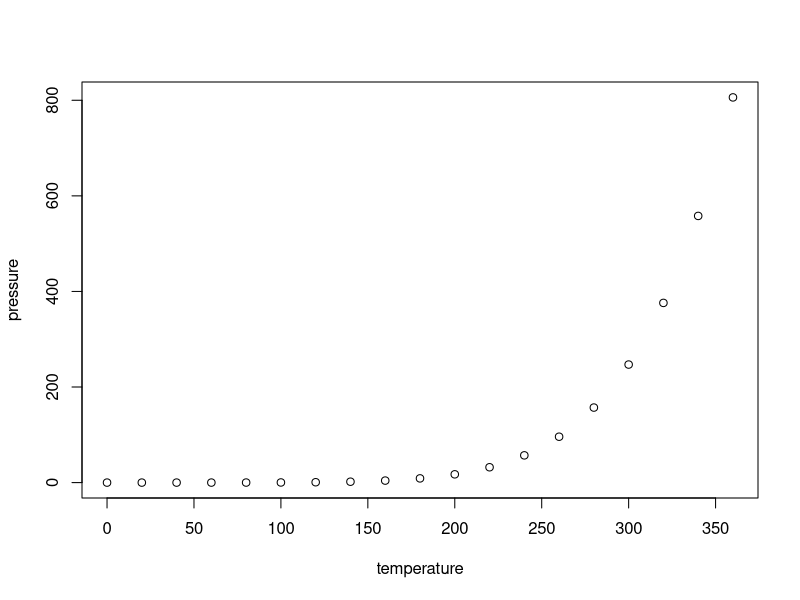
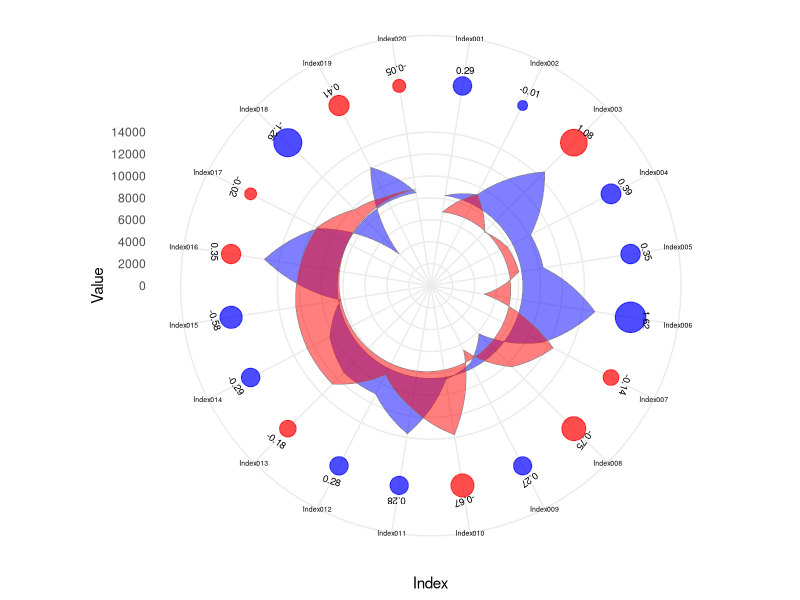
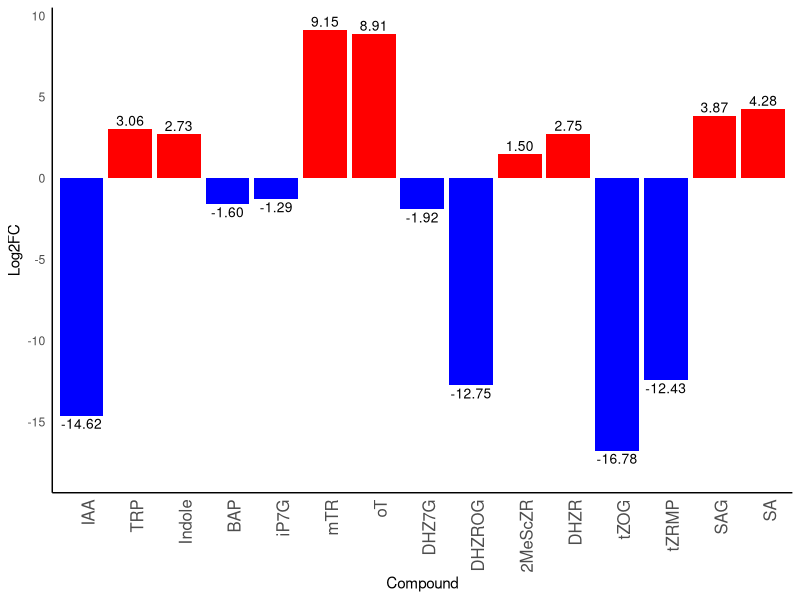
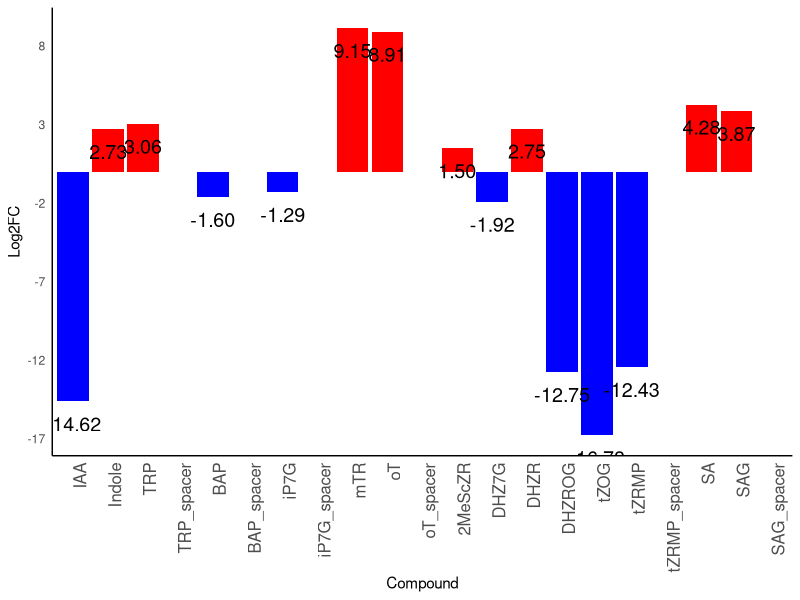
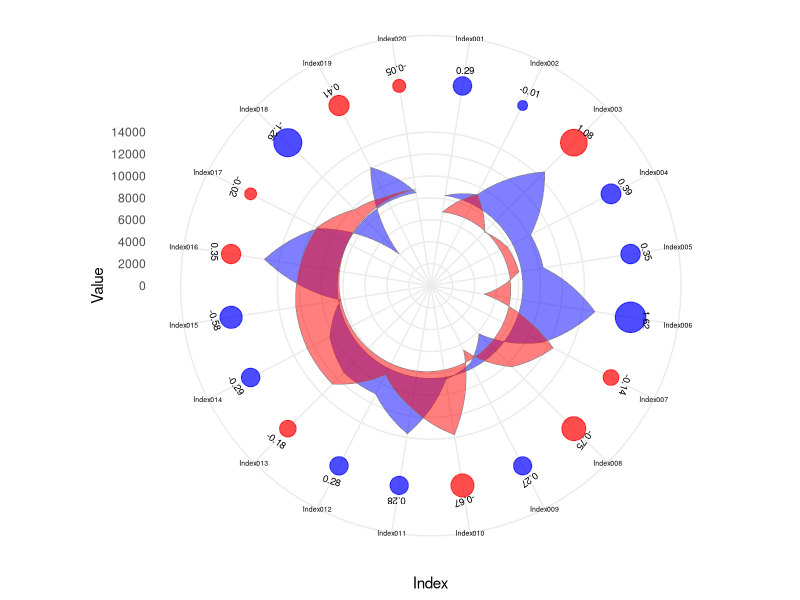

The R script that drew these images, in order:
## ---- chunk 1
knitr::opts_chunk$set(echo = TRUE)
## ---- chunk 2
summary(cars)
## ---- chunk 3
plot(pressure)
## ---- chunk 4
library(ggplot2)
library(dplyr)
library(tidyr)

# Generate a dummy dataset
set.seed(123)  # for reproducibility
indices <- paste0("Index", sprintf("%03d", 1:20))
group_a <- abs(rnorm(20, mean = 10000, sd = 3000))  # raw read values for Group A
group_b <- abs(rnorm(20, mean = 10000, sd = 3000))  # raw read values for Group B
log2fc <- log2(group_a/group_b)  # Log2 Fold Change
type <- sample(c("up", "down"), 20, replace = TRUE)  # 'up' or 'down' type

data <- data.frame(
  Index = factor(indices, levels = indices),
  Group_A = group_a,
  Group_B = group_b,
  Log2FC = log2fc,
  Type = type
)

# Determine the radius for the outer circle where the bubbles will be placed
max_raw_value <- max(c(data$Group_A, data$Group_B), na.rm = TRUE)
bubble_radius <- max_raw_value * 1.2  # Bubble radius is set outside the radial plot

# Calculate angle for the text labels
data$angle <- (as.numeric(data$Index) - 1) / length(levels(data$Index)) * 360
data$angle <- ifelse(data$angle > 180, data$angle - 180, data$angle)

# Reshape data to long format using pivot_longer
data_long <- data %>%
  pivot_longer(cols = c(Group_A, Group_B), names_to = "Group", values_to = "Value")

# Create the base plot
p <- ggplot(data_long, aes(x = Index, y = Value, group = Group)) +
  geom_polygon(aes(fill = Group), color = "grey50", size = 0.2, alpha = 0.5) +
  coord_polar() +
  scale_fill_manual(values = c("Group_A" = "blue", "Group_B" = "red")) +
  theme_minimal() +
  theme(
    axis.text.x = element_text(angle = 0, hjust = 1, color = "black", size = 5),
    legend.position = "none"
  ) +
  scale_y_continuous(limits = c(0, max_raw_value))  # Set limits for the radial plot

# Extend the limits of the y-axis to include the bubbles
p <- p + scale_y_continuous(breaks = seq(0, max_raw_value, by = 2000), limits = c(0, bubble_radius * 1.1))

# Add the points for Log2FC
# They are placed just outside the range of the plot
p <- p + geom_point(data = data, aes(x = Index, y = rep(bubble_radius, nrow(data)), size = abs(Log2FC), color = Type), alpha = 0.7, inherit.aes = FALSE) +
  scale_size_continuous(range = c(3, 10)) +
  scale_color_manual(values = c("up" = "red", "down" = "blue")) +
  guides(size = guide_legend("Log2FC"), color = guide_legend("Type"))

# Add text labels for Log2FC, placed outside the bubbles
p <- p + geom_text(data = data, aes(x = Index, y = bubble_radius * 1.08, label = sprintf("%.2f", Log2FC), angle = -angle), vjust = 0.5, color = "black", size = 2.5, inherit.aes = FALSE)

# Print the plot
print(p)

ggsave("output/radial_plot.pdf")

## ---- chunk 5
library(ggplot2)
library(dplyr)
library(readr)
library(scales)

# Load the data from the CSV file
data <- read_csv("phytohormones_sigdiff.csv")  # Ensure this path is correct

# Sort data based on 'Class' and 'Index'
data <- data %>%
  mutate(Index = factor(Index, levels = unique(Index))) %>%
  arrange(Class, Index)

# Ensure Class is factored in the order it appears
data$Class <- factor(data$Class, levels = unique(data$Class))

# Adjust the plotting code to reflect these changes
p <- ggplot(data, aes(x = Index, y = Log2FC, fill = Type)) +
  geom_bar(stat = "identity", position = "identity") +
  scale_fill_manual(values = c("down" = "blue", "up" = "red")) +
  theme_minimal() +
  theme(
    panel.grid.major = element_blank(),
    panel.grid.minor = element_blank(),
    panel.background = element_blank(),
    axis.line = element_line(colour = "black"),
    axis.text.x = element_text(angle = 90, hjust = 1, size = 12),
    legend.position = "none",
    strip.text = element_text(size = 16, face = "bold")
  ) +
  labs(x = "Compound", y = "Log2FC") +
  geom_text(
    aes(x = Index, y = Log2FC, label = sprintf("%.2f", Log2FC)),
    vjust = ifelse(data$Log2FC > 0, -0.3, 1.3),
    color = "black", 
    size = 3.5, 
    angle = 0
  ) +
  scale_y_continuous(limits = c(-18, max(data$Log2FC, na.rm = TRUE)), breaks = scales::pretty_breaks(n = 10))

# Print the plot
print(p)


## ---- chunk 6
library(ggplot2)
library(dplyr)
library(readr)

# Assuming "phytohormones_sigdiff.csv" is correctly loaded into `data`
data <- read_csv("phytohormones_sigdiff.csv")  # Adjust path as necessary

# Arrange data by 'Class' and 'Index'
data <- data %>%
  arrange(Class, Index) %>%
  mutate(Index = as.character(Index))  # Convert Index to character for manipulation

# Insert spacers based on class changes
data <- data %>%
  group_by(Class) %>%
  mutate(is_last_in_class = row_number() == n()) %>%
  ungroup()

# Add spacer rows after the last entry of each class
spacer_rows <- data %>%
  filter(is_last_in_class) %>%
  mutate(Index = paste(Index, "spacer", sep = "_"),
         Log2FC = NA,  # Assuming Log2FC is what you're plotting
         Type = NA,  # Set other variables to NA or appropriate defaults
         is_last_in_class = NA)

# Combine and re-order
data <- bind_rows(data, spacer_rows) %>%
  arrange(Class, Index) %>%
  mutate(Index = factor(Index, levels = unique(Index)))  # Refactor to maintain order

# Plot
p <- ggplot(data, aes(x = Index, y = Log2FC, fill = Type)) +
  geom_bar(stat = "identity", na.rm = TRUE) +
  scale_fill_manual(values = c("down" = "blue", "up" = "red"), na.translate = FALSE) +
  theme_minimal() +
  theme(
    panel.grid = element_blank(),
    panel.background = element_blank(),
    axis.line = element_line(color = "black"),
    axis.text.x = element_text(angle = 90, hjust = 1, size = 12),
    legend.position = "none"
  ) +
  labs(x = "Compound", y = "Log2FC") +
  geom_text(aes(label = ifelse(is.na(Log2FC), "", sprintf("%.2f", Log2FC))), 
            vjust = 2, size = 5, color = "black", na.rm = TRUE) +
  scale_y_continuous(breaks = seq(floor(min(data$Log2FC, na.rm = TRUE)), ceiling(max(data$Log2FC, na.rm = TRUE)), by = 5))

# Print the plot
print(p)


